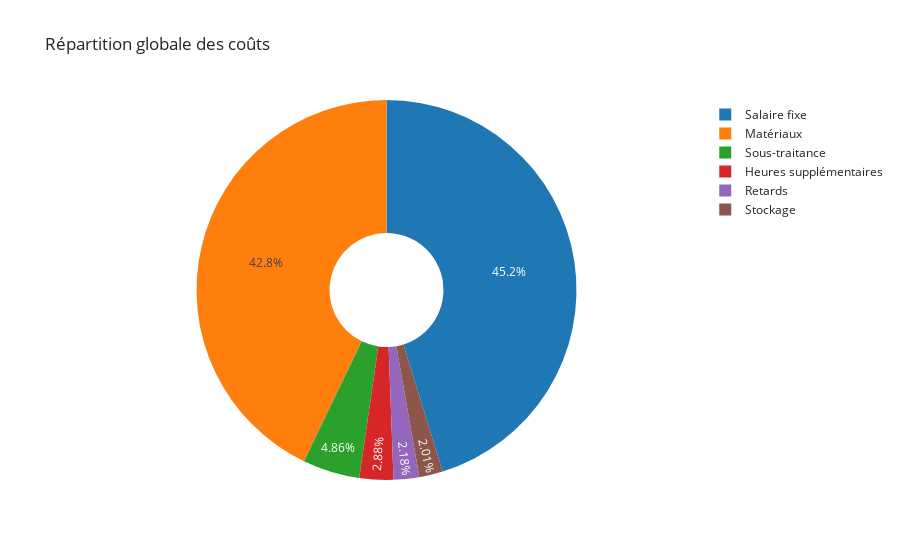

The code cell stored with this chart in its notebook:
### Code cell
df_all["Cout_mat"] = cout_materiaux * (df_all["Prod_standard"] + (df_all["Heures_sup"] * 60 / duree_assemblage))
df_all["Cout_HS"] = cout_heure_sup * df_all["Heures_sup"]
df_all["Cout_ST"] = cout_sous_traitant * df_all["Sous_traitance"]
df_all["Cout_stock"] = cout_stockage * df_all["Stock"]
df_all["Cout_retards"] = penalite_1semaine * df_all["R1"] + penalite_2semaines * df_all["R2"]
salaire_fixe = nb_ouvriers * nb_heures_remunerees * cout_horaire * T
total_couts = {
    "Matériaux": df_all["Cout_mat"].sum(),
    "Heures supplémentaires": df_all["Cout_HS"].sum(),
    "Sous-traitance": df_all["Cout_ST"].sum(),
    "Stockage": df_all["Cout_stock"].sum(),
    "Retards": df_all["Cout_retards"].sum(),
    "Salaire fixe": salaire_fixe
}
fig = go.Figure(data=[go.Pie(labels=list(total_couts.keys()), values=list(total_couts.values()), hole=0.3)])
fig.update_layout(title="Répartition globale des coûts", template="simple_white")
fig.show()

### Figure 1 — Plotly figure (JSON) as saved in the notebook; plotly's stock layout.template omitted (floating-point values rounded to 4 significant figures)
{"data": [{"hole": 0.3, "labels": ["Matériaux", "Heures supplémentaires", "Sous-traitance", "Stockage", "Retards", "Salaire fixe"], "type": "pie", "values": [253500, 17050, 28750, 11900, 12900, 267520]}], "layout": {"title": {"text": "Répartition globale des coûts"}}}
